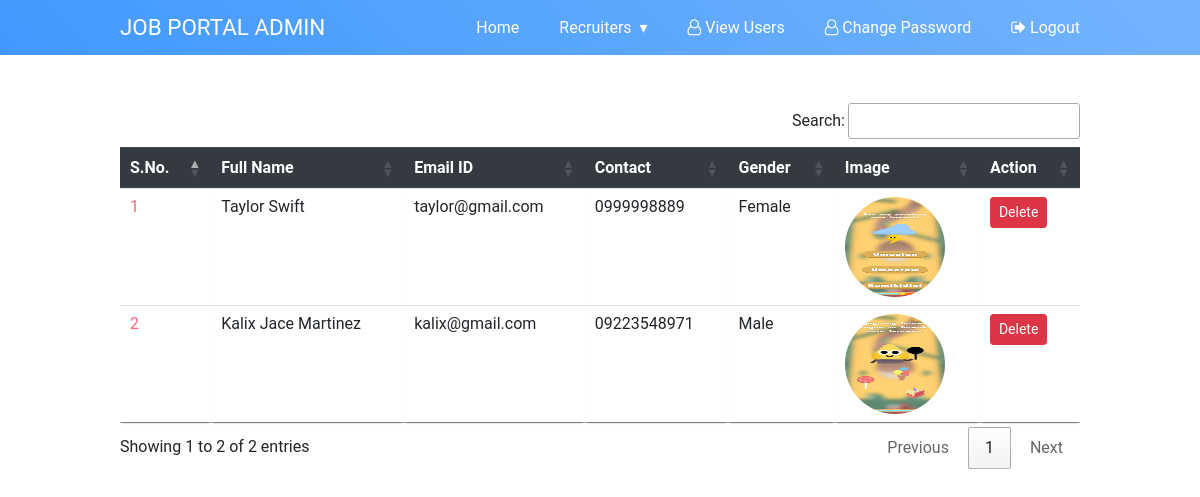
Page /view_users (signed in) on the earlier database version.
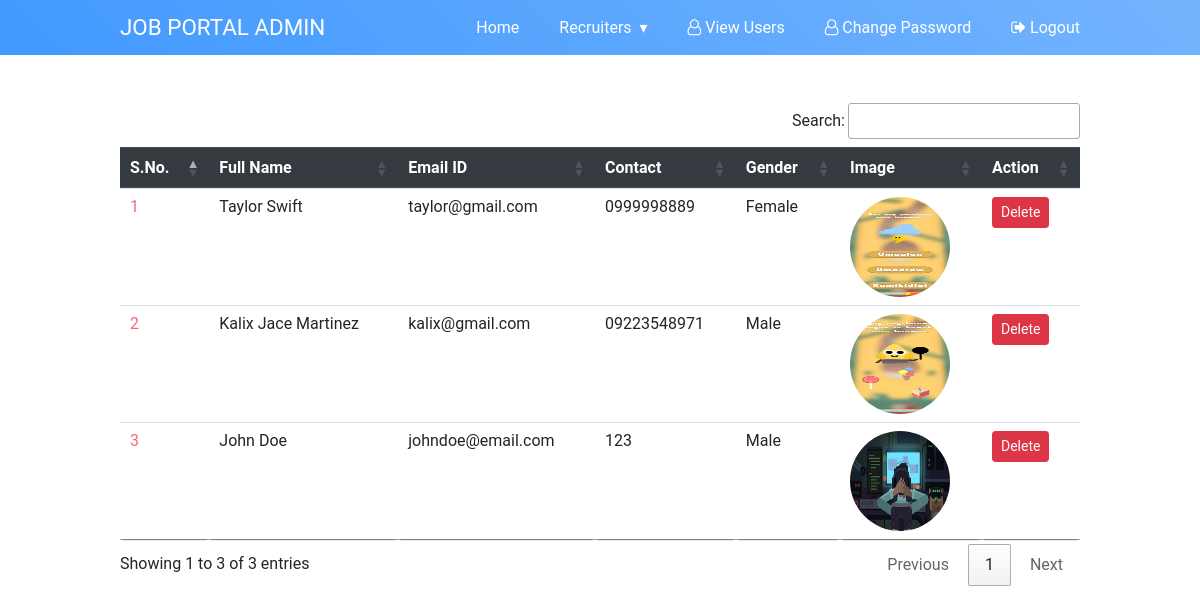
Same page on the later database version.
### job/models.py (models this page shows, shortened)
class StudentUser(models.Model):
    user = models.ForeignKey(User, on_delete=models.CASCADE)
    mobile = models.CharField(max_length=15,null=True)
    image = models.FileField(null=True)
    gender = models.CharField(max_length=10,null=True)
    type = models.CharField(max_length=15,null=True)

### job/views.py (the view)
# urls.py: path('view_users', view_users, name="view_users"),
def view_users(request):
    if not request.user.is_authenticated:
        return redirect('admin_login')
    data = StudentUser.objects.all()
    d = {'data': data}
    return render(request, 'view_users.html', d)

### job/templates/view_users.html (shortened to what this page needs)
{% load static %} {% block body %} {% include 'admin_navigation.html' %}
<div class="container table-responsive py-5">
  <table class="table table-hover" id="example">
    <thead class="thead-dark">
      <tr>
        <th>S.No.</th>
        <th>Full Name</th>
        <th>Email ID</th>
        <th>Contact</th>
        <th>Gender</th>
        <th>Image</th>
        <th>Action</th>
      </tr>
    </thead>
    <tbody>
      {% for i in data %}
      <tr>
        <td>{{forloop.counter}}</td>
        <td>{{i.user.first_name}} {{i.user.last_name}}</td>
        <td>{{i.user.username}}</td>
        <td>{{i.mobile}}</td>
        <td>{{i.gender}}</td>
        <td>
          <img
            src="{{i.image.url}}"
            style="width: 100px; height: 100px; border-radius: 50%"
          />
        </td>
        <td>
          <a
            href="{% url 'delete_user' i.user.id %}"
            class="btn btn-danger btn-sm"
            onclick="return confirm('Are You Sure?')"
            >Delete</a
          >
        </td>
      </tr>
      {% endfor %}
    </tbody>
  </table>
</div>
{% endblock %}

### job/templates/admin_navigation.html (shortened to what this page needs)
<html xmlns="http://www.w3.org/1999/html" xmlns="http://www.w3.org/1999/html">
  <head>
    {% load static %}
    <link
      rel="stylesheet"
      href="https://cdn.jsdelivr.net/npm/bootstrap@4.6.1/dist/css/bootstrap.min.css"
    />
    <link
      rel="stylesheet"
      href="https://cdnjs.cloudflare.com/ajax/libs/font-awesome/4.7.0/css/font-awesome.min.css"
    />
    <link
      rel="stylesheet"
      href="https://cdn.datatables.net/1.11.4/css/jquery.dataTables.min.css"
    />
    <link
      rel="stylesheet"
      href="https://cdn.datatables.net/buttons/2.2.2/css/buttons.dataTables.min.css"
    />
  </head>
  <body>
    <section class="navigation">
      <div class="nav-container">
        <div class="brand">
          <a href="#!">Job Portal Admin</a>
        </div>
        <nav>
          <ul class="nav-list">
            <li>
              <a style="text-decoration: none;" href="{% url 'admin_home'%}">Home</a>
            </li>
            <li>
              <a style="text-decoration: none;" href="#!">Recruiters</a>
            </li>
            <li>
                <a style="text-decoration: none;" href="{% url 'view_users' %}"><i class="fa fa-user-o mr-1"></i>View Users</a>
            </li>
            <li>
                <a style="text-decoration: none;" href="{% url 'change_passwordadmin' %}"><i class="fa fa-user-o mr-1"></i>Change Password</a>
            </li>
            <li>
                <a style="text-decoration: none;" href="{% url 'Logout' %}"><i class="fa fa-sign-out mr-1"></i>Logout</a>
            </li>
          </ul>
        </nav>
      </div>
    </section>
  </body>
</html>

### job/templates/admin_navigation.html (style rules this page uses)
body { margin: 0; padding: 0; font-family: "Roboto", sans-serif; }
.navigation { height: 55px; background: linear-gradient(45deg, #4199fe, #74b4fe); }
.brand { position: absolute; padding-left: 20px; float: left; line-height: 55px; text-transform: uppercase; font-size: 1.4em; }
.brand a, .brand a:visited { color: #ffffff; text-decoration: none; }
.nav-container { max-width: 1000px; margin: 0 auto; }
nav { float: right; }
nav ul { list-style: none; margin: 0; padding: 0; }
nav ul li { float: left; position: relative; }
nav ul li a, nav ul li a:visited { display: block; padding: 0 20px; line-height: 55px; color: #fff; background: #262626; text-decoration: none; }
nav ul li a { background: transparent; color: #fff; }
nav ul li a:not(:only-child):after, nav ul li a:visited:not(:only-child):after { padding-left: 4px; content: " \025BE"; }

### job/templates/view_users.html (style rules this page uses)
.container td { font-weight: normal; font-size: 1em; -webkit-box-shadow: 0 2px 2px -2px #0e1119; -moz-box-shadow: 0 2px 2px -2px #0e1119; box-shadow: 0 2px 2px -2px #0e1119; }
.container { text-align: left; overflow: hidden; width: 80%; margin: 0 auto; display: table; padding: 0 0 8em 0; }
.container td, .container th { padding-bottom: 2%; padding-top: 2%; padding-left: 2%; }
.container tr:nth-child(odd) { background-color: white; }
.container tr:nth-child(even) { background-color: white; }
.container th { background-color: white; }
.container td:first-child { color: #fb667a; }

Differences in the rows shown:
added StudentUser: user.first_name "John", user.last_name "Doe", user.username "johndoe@email.com", mobile "123", gender "Male", image (picture)
Other differences:
text written by a page script: "Search: Showing 1 to 2 of 2 entries Previous 1 Next" → "Search: Showing 1 to 3 of 3 entries Previous 1 Next"
